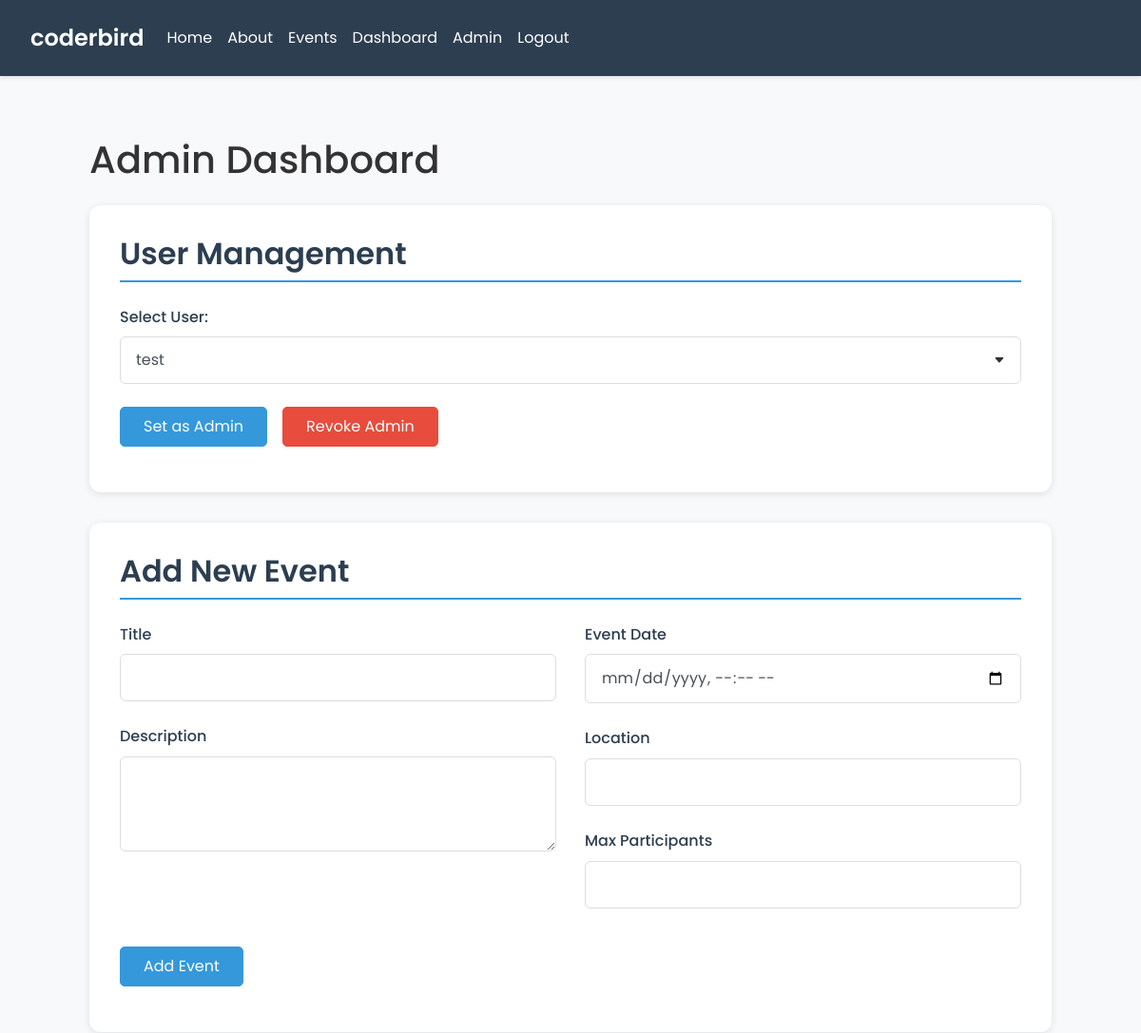
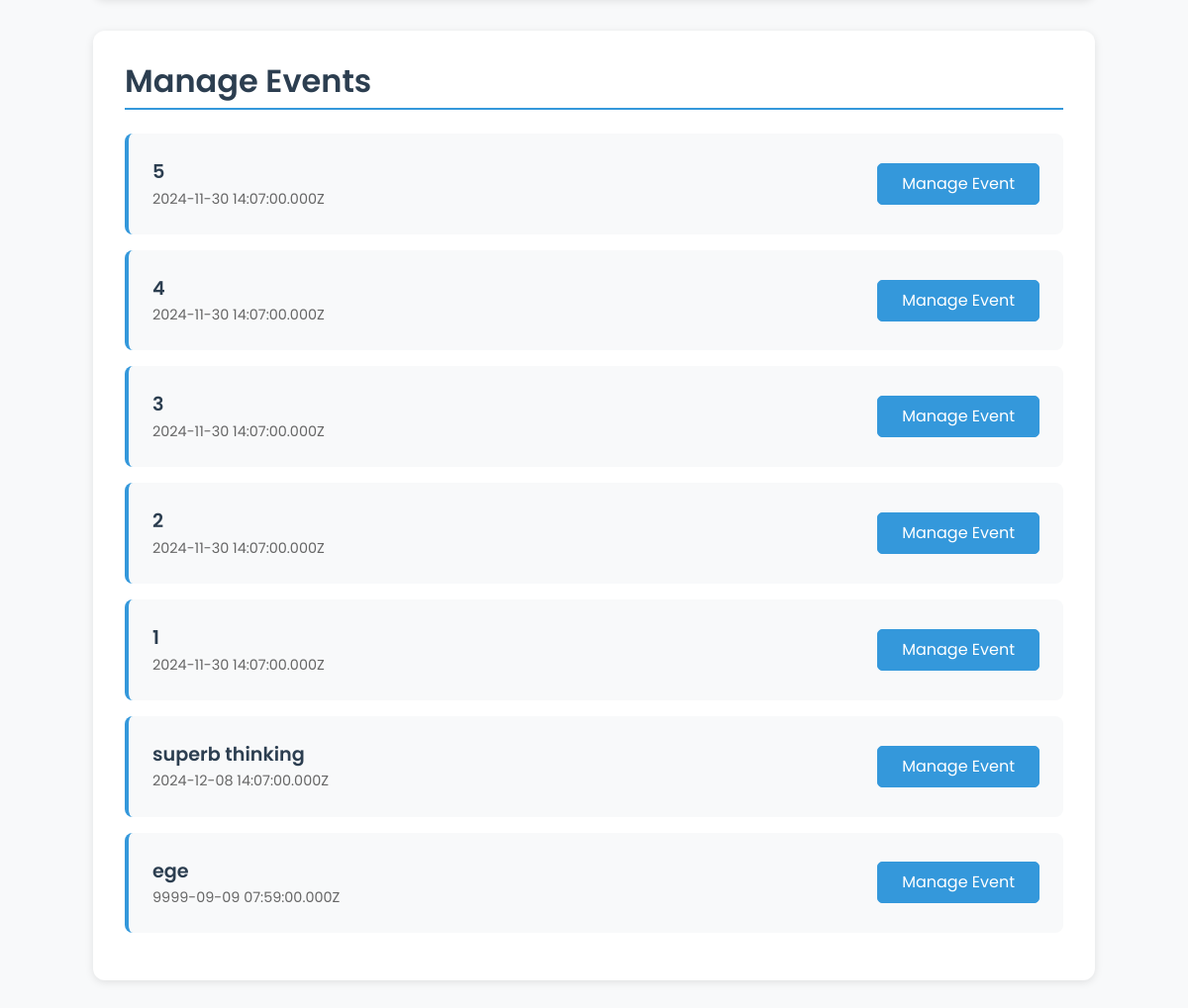
Page /admin (signed in) on the committed database (2 pictures, top to bottom).
### tables this page shows
CREATE TABLE `events` (`created` TEXT DEFAULT (strftime('%Y-%m-%d %H:%M:%fZ')) NOT NULL, `desc` TEXT DEFAULT '' NOT NULL, `event_date` TEXT DEFAULT '' NOT NULL, `id` TEXT PRIMARY KEY DEFAULT ('r'||lower(hex(randomblob(7)))) NOT NULL, `location` TEXT DEFAULT '' NOT NULL, `max_participants` NUMERIC DEFAULT 0 NOT NULL, `title` TEXT DEFAULT '' NOT NULL, `updated` TEXT DEFAULT (strftime('%Y-%m-%d %H:%M:%fZ')) NOT NULL, "participants" NUMERIC DEFAULT 0 NOT NULL);

### main.py (the view, shortened to what this page needs)
@app.route('/admin', methods=['GET', 'POST'])
def admin():
    if not is_logged_in():
        flash('Access denied.', 'danger')
        return redirect(url_for('login'))
    if not is_admin():
        flash('Access denied.', 'danger')
        return redirect(url_for('home'))
    conn = get_db_connection()
    cursor = conn.cursor()
    cursor.execute('SELECT * FROM users')
    users = cursor.fetchall()
    cursor.execute('SELECT * FROM events')
    events = cursor.fetchall()
    close_db_connection(conn)
    return render_template('admin.html', users=users, events=events, is_logged_in=is_logged_in, is_admin=is_admin)

### main.py (called while the page is built)
def is_logged_in():
    return 'user_id' in session

def is_admin():
    if not is_logged_in():
        pass
    else:
        conn = get_db_connection()
        cursor = conn.cursor()
        cursor.execute('SELECT * FROM users WHERE email = ?', (session['email'],))
        user = cursor.fetchone()
        close_db_connection(conn)
        return user['admin']

def get_db_connection():
    conn = sqlite3.connect(r'pb_data\data.db')
    conn.row_factory = sqlite3.Row
    return conn

def close_db_connection(conn):
    conn.close()

### templates/admin.html
{% extends 'base.html' %}
{% block content %}
<div class="admin-dashboard">
    <h1 class="mb-4">Admin Dashboard</h1>
    <div class="admin-card">
        <h2>User Management</h2>
        <form method="POST">
            <div class="form-group">
                <label for="user">Select User:</label>
                <select class="form-control" name="user_id" id="user" required>
                    {% for user in users %}
                        <option value="{{ user.id }}">{{ user.username }}</option>
                    {% endfor %}
                </select>
            </div>
            <div class="admin-actions">
                <button class="btn btn-primary" type="submit" name="action" value="set_admin">Set as Admin</button>
                <button class="btn btn-danger" type="submit" name="action" value="revoke_admin">Revoke Admin</button>
            </div>
        </form>
    </div>
    <div class="admin-card">
        <h2>Add New Event</h2>
        <form method="POST">
            <div class="row">
                <div class="col-md-6">
                    <div class="form-group">
                        <label for="title">Title</label>
                        <input class="form-control" type="text" id="title" name="title" required>
                    </div>
                    <div class="form-group">
                        <label for="desc">Description</label>
                        <textarea class="form-control" id="desc" name="desc" rows="3" required></textarea>
                    </div>
                </div>
                <div class="col-md-6">
                    <div class="form-group">
                        <label for="event_date">Event Date</label>
                        <input class="form-control" type="datetime-local" id="event_date" name="event_date" required>
                    </div>
                    <div class="form-group">
                        <label for="location">Location</label>
                        <input class="form-control" type="text" id="location" name="location" required>
                    </div>
                    <div class="form-group">
                        <label for="max_p">Max Participants</label>
                        <input class="form-control" type="number" id="max_p" name="max_p" required>
                    </div>
                </div>
            </div>
            <div class="admin-actions">
                <button class="btn btn-primary" type="submit" name="action" value="add_event">Add Event</button>
            </div>
        </form>
    </div>
    <div class="admin-card">
        <h2>Manage Events</h2>
        <ul class="events-list">
            {% for event in events %}
                <li class="event-item">
                    <div class="event-info">
                        <div class="event-title">{{ event['title'] }}</div>
                        <div class="event-date">{{ event['event_date'] }}</div>
                    </div>
                    <form method="POST" action="{{ url_for('manage_event', event_id=event['id']) }}">
                        <button class="btn btn-primary">Manage Event</button>
                    </form>
                </li>
            {% endfor %}
        </ul>
    </div>
</div>
{% endblock %}

### static/styles.css (style rules this page uses)
body { font-family: 'Poppins', sans-serif; line-height: 1.6; background-color: #f8f9fa; color: #333; }
.btn { padding: 0.5rem 1.5rem; border-radius: 5px; transition: all 0.3s ease; }
.btn-primary { background-color: #3498db; border-color: #3498db; }
.btn-danger { background-color: #e74c3c; border-color: #e74c3c; }
.form-control { border-radius: 5px; padding: 0.75rem; border: 1px solid #dee2e6; margin-bottom: 1rem; }
.admin-dashboard { max-width: 1200px; margin: 0 auto; padding: 2rem; }
.admin-card { background: white; border-radius: 12px; padding: 2rem; margin-bottom: 2rem; box-shadow: 0 2px 8px rgba(0,0,0,0.1); }
.admin-card h2 { color: #2c3e50; margin-bottom: 1.5rem; font-weight: 600; border-bottom: 2px solid #3498db; padding-bottom: 0.5rem; }
.admin-actions { display: flex; gap: 1rem; margin: 1rem 0; }
.events-list { list-style: none; padding: 0; }
.event-item { background: #f8f9fa; border-radius: 8px; padding: 1.5rem; margin-bottom: 1rem; display: flex; justify-content: space-between; align-items: center; border-left: 4px solid #3498db; }
.event-info { flex: 1; }
.event-title { font-size: 1.2rem; font-weight: 600; color: #2c3e50; }
.event-date { color: #666; font-size: 0.9rem; }
.form-group { margin-bottom: 1.5rem; position: relative; }
.form-control { height: auto; padding: 0.75rem 1rem; font-size: 1rem; line-height: 1.5; border: 1px solid #ddd; border-radius: 6px; width: 100%; display: block; }
select.form-control { padding-right: 2.5rem; appearance: none; -webkit-appearance: none; background-repeat: no-repeat; background-position: right 1rem center; background-size: 12px; }
label { display: block; margin-bottom: 0.5rem; font-weight: 500; color: #2c3e50; }
textarea.form-control { min-height: 100px; resize: vertical; }
.admin-actions { margin-top: 1rem; }

### rows in the picture
events: title "5", event_date "2024-11-30 14:07:00.000Z"
events: title "4", event_date "2024-11-30 14:07:00.000Z"
events: title "3", event_date "2024-11-30 14:07:00.000Z"
events: title "2", event_date "2024-11-30 14:07:00.000Z"
events: title "1", event_date "2024-11-30 14:07:00.000Z"
events: title "superb thinking", event_date "2024-12-08 14:07:00.000Z"
events: title "ege", event_date "9999-09-09 07:59:00.000Z"

### other values in the picture
form field user_id "test"
